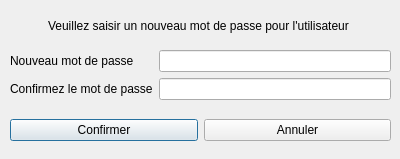
<?xml version="1.0" encoding="UTF-8"?>
<ui version="4.0">
 <class>EditUser</class>
 <widget class="QDialog" name="EditUser">
  <property name="geometry">
   <rect>
    <x>0</x>
    <y>0</y>
    <width>400</width>
    <height>159</height>
   </rect>
  </property>
  <property name="windowTitle">
   <string>Modifier un mot de passe</string>
  </property>
  <widget class="QWidget" name="horizontalLayoutWidget">
   <property name="geometry">
    <rect>
     <x>10</x>
     <y>110</y>
     <width>381</width>
     <height>41</height>
    </rect>
   </property>
   <layout class="QHBoxLayout" name="horizontalLayout">
    <item>
     <widget class="QPushButton" name="confirmButton">
      <property name="text">
       <string>Confirmer</string>
      </property>
     </widget>
    </item>
    <item>
     <widget class="QPushButton" name="cancelButton">
      <property name="text">
       <string>Annuler</string>
      </property>
     </widget>
    </item>
   </layout>
  </widget>
  <widget class="QWidget" name="horizontalLayoutWidget_2">
   <property name="geometry">
    <rect>
     <x>10</x>
     <y>10</y>
     <width>381</width>
     <height>31</height>
    </rect>
   </property>
   <layout class="QHBoxLayout" name="horizontalLayout_2">
    <item alignment="Qt::AlignHCenter">
     <widget class="QLabel" name="titleLabel">
      <property name="text">
       <string>Veuillez saisir un nouveau mot de passe pour l'utilisateur </string>
      </property>
     </widget>
    </item>
   </layout>
  </widget>
  <widget class="QWidget" name="formLayoutWidget">
   <property name="geometry">
    <rect>
     <x>10</x>
     <y>50</y>
     <width>381</width>
     <height>51</height>
    </rect>
   </property>
   <layout class="QFormLayout" name="formLayout">
    <item row="0" column="0">
     <widget class="QLabel" name="passwordLabel">
      <property name="text">
       <string>Nouveau mot de passe</string>
      </property>
     </widget>
    </item>
    <item row="1" column="0">
     <widget class="QLabel" name="confirmLayout">
      <property name="text">
       <string>Confirmez le mot de passe</string>
      </property>
     </widget>
    </item>
    <item row="0" column="1">
     <widget class="QLineEdit" name="passwordField"/>
    </item>
    <item row="1" column="1">
     <widget class="QLineEdit" name="confirmPasswordField"/>
    </item>
   </layout>
  </widget>
 </widget>
 <resources/>
 <connections/>
</ui>
